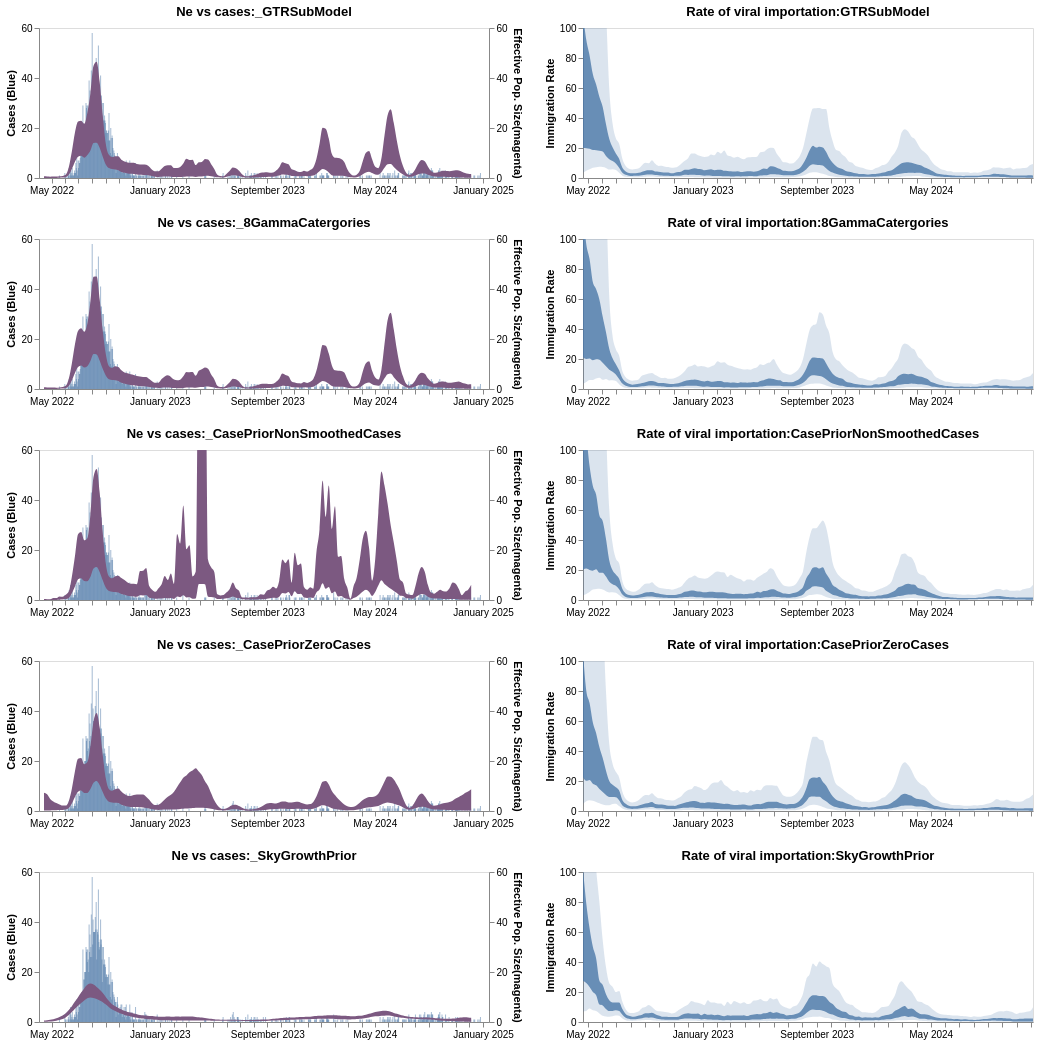

The code cell stored with this chart in its notebook:
### Code cell
plots_1 | plots_2

### Figure 1 — Vega-Lite specification as saved in the notebook (floating-point values rounded to 4 significant figures; data arrays with more than 128 entries replaced by an {"elided": "..."} marker saying what was removed)
{"config": {"view": {"continuousWidth": 400, "continuousHeight": 300}}, "hconcat": [{"vconcat": [{"layer": [{"data": {"name": "data-ea58474a8d637ca6235815f3f4663eb3"}, "mark": {"type": "bar", "interpolate": "monotone", "opacity": 0.5, "size": 1}, "encoding": {"x": {"axis": {"format": "%B %Y", "grid": false, "tickCount": "month", "title": ""}, "field": "date", "type": "temporal"}, "y": {"axis": {"grid": false, "title": "Cases (Blue)"}, "field": "cases", "type": "quantitative"}}, "height": 150, "width": 450}, {"data": {"name": "data-95bb503effd2bd0400db2cd237d1f499"}, "mark": {"type": "area", "clip": true, "color": "#7c5981", "interpolate": "monotone", "opacity": 1}, "encoding": {"x": {"axis": {"format": "%B %Y", "grid": false, "tickCount": "month", "title": ""}, "field": "date", "type": "temporal"}, "y": {"axis": {"grid": false, "title": "Effective Pop. Size(magenta)"}, "field": "lower_hpd_linear_50_MA", "scale": {"domain": [0, 60]}, "type": "quantitative"}, "y2": {"field": "upper_hpd_linear_50_MA"}}, "height": 150, "width": 450}], "resolve": {"scale": {"y": "independent"}}, "title": "Ne vs cases:_GTRSubModel"}, {"layer": [{"data": {"name": "data-ea58474a8d637ca6235815f3f4663eb3"}, "mark": {"type": "bar", "interpolate": "monotone", "opacity": 0.5, "size": 1}, "encoding": {"x": {"axis": {"format": "%B %Y", "grid": false, "tickCount": "month", "title": ""}, "field": "date", "type": "temporal"}, "y": {"axis": {"grid": false, "title": "Cases (Blue)"}, "field": "cases", "type": "quantitative"}}, "height": 150, "width": 450}, {"data": {"name": "data-3c49312cbcc442ebea276ac58b58dc3c"}, "mark": {"type": "area", "clip": true, "color": "#7c5981", "interpolate": "monotone", "opacity": 1}, "encoding": {"x": {"axis": {"format": "%B %Y", "grid": false, "tickCount": "month", "title": ""}, "field": "date", "type": "temporal"}, "y": {"axis": {"grid": false, "title": "Effective Pop. Size(magenta)"}, "field": "lower_hpd_linear_50_MA", "scale": {"domain": [0, 60]}, "type": "quantitative"}, "y2": {"field": "upper_hpd_linear_50_MA"}}, "height": 150, "width": 450}], "resolve": {"scale": {"y": "independent"}}, "title": "Ne vs cases:_8GammaCatergories"}, {"layer": [{"data": {"name": "data-ea58474a8d637ca6235815f3f4663eb3"}, "mark": {"type": "bar", "interpolate": "monotone", "opacity": 0.5, "size": 1}, "encoding": {"x": {"axis": {"format": "%B %Y", "grid": false, "tickCount": "month", "title": ""}, "field": "date", "type": "temporal"}, "y": {"axis": {"grid": false, "title": "Cases (Blue)"}, "field": "cases", "type": "quantitative"}}, "height": 150, "width": 450}, {"data": {"name": "data-6f05580c7eca9891abad22862efa3a6a"}, "mark": {"type": "area", "clip": true, "color": "#7c5981", "interpolate": "monotone", "opacity": 1}, "encoding": {"x": {"axis": {"format": "%B %Y", "grid": false, "tickCount": "month", "title": ""}, "field": "date", "type": "temporal"}, "y": {"axis": {"grid": false, "title": "Effective Pop. Size(magenta)"}, "field": "lower_hpd_linear_50_MA", "scale": {"domain": [0, 60]}, "type": "quantitative"}, "y2": {"field": "upper_hpd_linear_50_MA"}}, "height": 150, "width": 450}], "resolve": {"scale": {"y": "independent"}}, "title": "Ne vs cases:_CasePriorNonSmoothedCases"}, {"layer": [{"data": {"name": "data-ea58474a8d637ca6235815f3f4663eb3"}, "mark": {"type": "bar", "interpolate": "monotone", "opacity": 0.5, "size": 1}, "encoding": {"x": {"axis": {"format": "%B %Y", "grid": false, "tickCount": "month", "title": ""}, "field": "date", "type": "temporal"}, "y": {"axis": {"grid": false, "title": "Cases (Blue)"}, "field": "cases", "type": "quantitative"}}, "height": 150, "width": 450}, {"data": {"name": "data-9774a93b1eb87c1fac63f31f6726d113"}, "mark": {"type": "area", "clip": true, "color": "#7c5981", "interpolate": "monotone", "opacity": 1}, "encoding": {"x": {"axis": {"format": "%B %Y", "grid": false, "tickCount": "month", "title": ""}, "field": "date", "type": "temporal"}, "y": {"axis": {"grid": false, "title": "Effective Pop. Size(magenta)"}, "field": "lower_hpd_linear_50_MA", "scale": {"domain": [0, 60]}, "type": "quantitative"}, "y2": {"field": "upper_hpd_linear_50_MA"}}, "height": 150, "width": 450}], "resolve": {"scale": {"y": "independent"}}, "title": "Ne vs cases:_CasePriorZeroCases"}, {"layer": [{"data": {"name": "data-ea58474a8d637ca6235815f3f4663eb3"}, "mark": {"type": "bar", "interpolate": "monotone", "opacity": 0.5, "size": 1}, "encoding": {"x": {"axis": {"format": "%B %Y", "grid": false, "tickCount": "month", "title": ""}, "field": "date", "type": "temporal"}, "y": {"axis": {"grid": false, "title": "Cases (Blue)"}, "field": "cases", "type": "quantitative"}}, "height": 150, "width": 450}, {"data": {"name": "data-5363122269f0cd5b08eaddf64d7d9b1b"}, "mark": {"type": "area", "clip": true, "color": "#7c5981", "interpolate": "monotone", "opacity": 1}, "encoding": {"x": {"axis": {"format": "%B %Y", "grid": false, "tickCount": "month", "title": ""}, "field": "date", "type": "temporal"}, "y": {"axis": {"grid": false, "title": "Effective Pop. Size(magenta)"}, "field": "lower_hpd_linear_50_MA", "scale": {"domain": [0, 60]}, "type": "quantitative"}, "y2": {"field": "upper_hpd_linear_50_MA"}}, "height": 150, "width": 450}], "resolve": {"scale": {"y": "independent"}}, "title": "Ne vs cases:_SkyGrowthPrior"}]}, {"vconcat": [{"layer": [{"mark": {"type": "area", "clip": true, "interpolate": "monotone", "opacity": 0.8}, "encoding": {"x": {"axis": {"format": "%B %Y", "grid": false, "tickCount": "month", "title": ""}, "field": "date", "type": "temporal"}, "y": {"axis": {"grid": false, "title": "Immigration Rate"}, "field": "lower_hpd_linear_50", "scale": {"domain": [0, 100]}, "type": "quantitative"}, "y2": {"field": "upper_hpd_linear_50"}}, "height": 150, "width": 450}, {"mark": {"type": "area", "clip": true, "interpolate": "monotone", "opacity": 0.2}, "encoding": {"x": {"axis": {"format": "%B %Y", "grid": false, "tickCount": "month", "title": ""}, "field": "date", "type": "temporal"}, "y": {"axis": {"grid": false, "title": "Immigration Rate"}, "field": "lower_hpd_linear", "scale": {"domain": [0, 100]}, "type": "quantitative"}, "y2": {"field": "upper_hpd_linear"}}, "height": 150, "width": 450}], "data": {"name": "data-d98d88390fbd94f241e15ee02006451f"}, "title": "Rate of viral importation:GTRSubModel"}, {"layer": [{"mark": {"type": "area", "clip": true, "interpolate": "monotone", "opacity": 0.8}, "encoding": {"x": {"axis": {"format": "%B %Y", "grid": false, "tickCount": "month", "title": ""}, "field": "date", "type": "temporal"}, "y": {"axis": {"grid": false, "title": "Immigration Rate"}, "field": "lower_hpd_linear_50", "scale": {"domain": [0, 100]}, "type": "quantitative"}, "y2": {"field": "upper_hpd_linear_50"}}, "height": 150, "width": 450}, {"mark": {"type": "area", "clip": true, "interpolate": "monotone", "opacity": 0.2}, "encoding": {"x": {"axis": {"format": "%B %Y", "grid": false, "tickCount": "month", "title": ""}, "field": "date", "type": "temporal"}, "y": {"axis": {"grid": false, "title": "Immigration Rate"}, "field": "lower_hpd_linear", "scale": {"domain": [0, 100]}, "type": "quantitative"}, "y2": {"field": "upper_hpd_linear"}}, "height": 150, "width": 450}], "data": {"name": "data-219780536a13facdce265b87ed26848a"}, "title": "Rate of viral importation:8GammaCatergories"}, {"layer": [{"mark": {"type": "area", "clip": true, "interpolate": "monotone", "opacity": 0.8}, "encoding": {"x": {"axis": {"format": "%B %Y", "grid": false, "tickCount": "month", "title": ""}, "field": "date", "type": "temporal"}, "y": {"axis": {"grid": false, "title": "Immigration Rate"}, "field": "lower_hpd_linear_50", "scale": {"domain": [0, 100]}, "type": "quantitative"}, "y2": {"field": "upper_hpd_linear_50"}}, "height": 150, "width": 450}, {"mark": {"type": "area", "clip": true, "interpolate": "monotone", "opacity": 0.2}, "encoding": {"x": {"axis": {"format": "%B %Y", "grid": false, "tickCount": "month", "title": ""}, "field": "date", "type": "temporal"}, "y": {"axis": {"grid": false, "title": "Immigration Rate"}, "field": "lower_hpd_linear", "scale": {"domain": [0, 100]}, "type": "quantitative"}, "y2": {"field": "upper_hpd_linear"}}, "height": 150, "width": 450}], "data": {"name": "data-ce58d2bb8c22d8e09023d4dcf84a7d82"}, "title": "Rate of viral importation:CasePriorNonSmoothedCases"}, {"layer": [{"mark": {"type": "area", "clip": true, "interpolate": "monotone", "opacity": 0.8}, "encoding": {"x": {"axis": {"format": "%B %Y", "grid": false, "tickCount": "month", "title": ""}, "field": "date", "type": "temporal"}, "y": {"axis": {"grid": false, "title": "Immigration Rate"}, "field": "lower_hpd_linear_50", "scale": {"domain": [0, 100]}, "type": "quantitative"}, "y2": {"field": "upper_hpd_linear_50"}}, "height": 150, "width": 450}, {"mark": {"type": "area", "clip": true, "interpolate": "monotone", "opacity": 0.2}, "encoding": {"x": {"axis": {"format": "%B %Y", "grid": false, "tickCount": "month", "title": ""}, "field": "date", "type": "temporal"}, "y": {"axis": {"grid": false, "title": "Immigration Rate"}, "field": "lower_hpd_linear", "scale": {"domain": [0, 100]}, "type": "quantitative"}, "y2": {"field": "upper_hpd_linear"}}, "height": 150, "width": 450}], "data": {"name": "data-d3fdfda93346ed190232c822b8e7a2d7"}, "title": "Rate of viral importation:CasePriorZeroCases"}, {"layer": [{"mark": {"type": "area", "clip": true, "interpolate": "monotone", "opacity": 0.8}, "encoding": {"x": {"axis": {"format": "%B %Y", "grid": false, "tickCount": "month", "title": ""}, "field": "date", "type": "temporal"}, "y": {"axis": {"grid": false, "title": "Immigration Rate"}, "field": "lower_hpd_linear_50", "scale": {"domain": [0, 100]}, "type": "quantitative"}, "y2": {"field": "upper_hpd_linear_50"}}, "height": 150, "width": 450}, {"mark": {"type": "area", "clip": true, "interpolate": "monotone", "opacity": 0.2}, "encoding": {"x": {"axis": {"format": "%B %Y", "grid": false, "tickCount": "month", "title": ""}, "field": "date", "type": "temporal"}, "y": {"axis": {"grid": false, "title": "Immigration Rate"}, "field": "lower_hpd_linear", "scale": {"domain": [0, 100]}, "type": "quantitative"}, "y2": {"field": "upper_hpd_linear"}}, "height": 150, "width": 450}], "data": {"name": "data-c78eb866c78b5ab18c9aaea48a158843"}, "title": "Rate of viral importation:SkyGrowthPrior"}]}], "$schema": "https://vega.github.io/schema/vega-lite/v4.17.0.json", "datasets": {"data-ea58474a8d637ca6235815f3f4663eb3": {"elided": "961 records"}, "data-95bb503effd2bd0400db2cd237d1f499": {"elided": "139 records"}, "data-3c49312cbcc442ebea276ac58b58dc3c": {"elided": "139 records"}, "data-6f05580c7eca9891abad22862efa3a6a": {"elided": "139 records"}, "data-9774a93b1eb87c1fac63f31f6726d113": {"elided": "139 records"}, "data-5363122269f0cd5b08eaddf64d7d9b1b": {"elided": "139 records"}, "data-d98d88390fbd94f241e15ee02006451f": {"elided": "138 records"}, "data-219780536a13facdce265b87ed26848a": {"elided": "138 records"}, "data-ce58d2bb8c22d8e09023d4dcf84a7d82": {"elided": "138 records"}, "data-d3fdfda93346ed190232c822b8e7a2d7": {"elided": "138 records"}, "data-c78eb866c78b5ab18c9aaea48a158843": {"elided": "138 records"}}}
